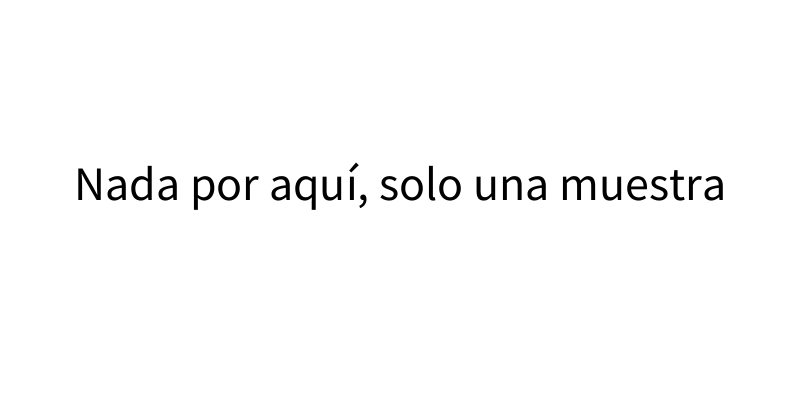
Frame 1 (no input)
Frame 60 (the mouse pressed at the canvas centre just before this capture): identical to frame 1, image omitted
Frame 120 (the mouse held since frame 60 and released just before this capture): identical to frame 1, image omitted

The Processing sketch that drew this single still picture (run headless with seeded random() and noise(); from frame 60 on, the mouse is pressed at the canvas centre):

// Processing sketch: tp0
// ── tp0.pde
/*
David Bedoian
Comision 3
TP 0 - Retrato
Abril/2023
*/
void setup(){
size(800,400);
}
void draw(){
  background(255);
  fill(0);
  textSize(48);
  textAlign(CENTER);
  text("Nada por aquí, solo una muestra", width/2,height/2);
}
